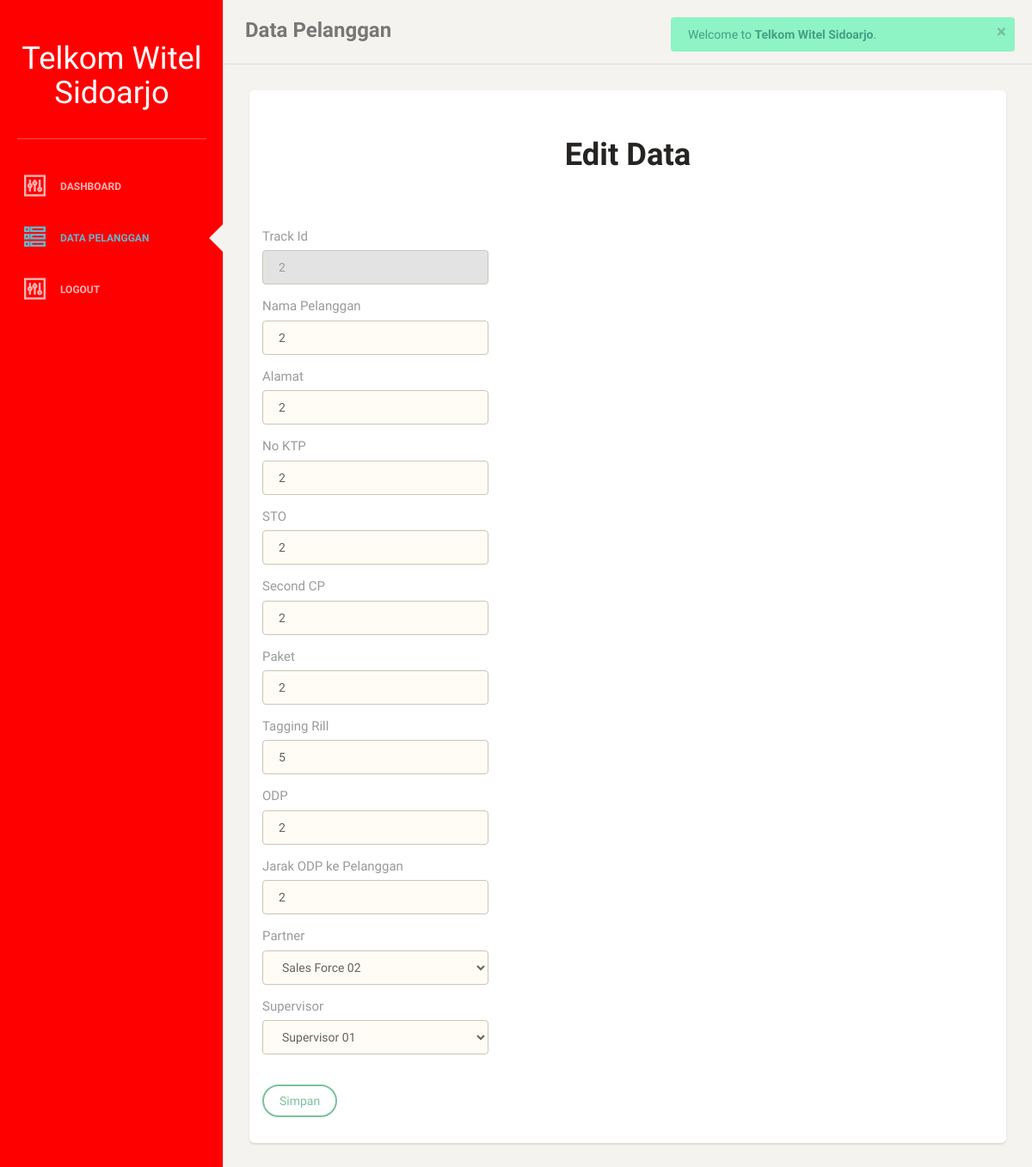
Before: /ag_edit.php?id=28 (signed in) with the older database file.
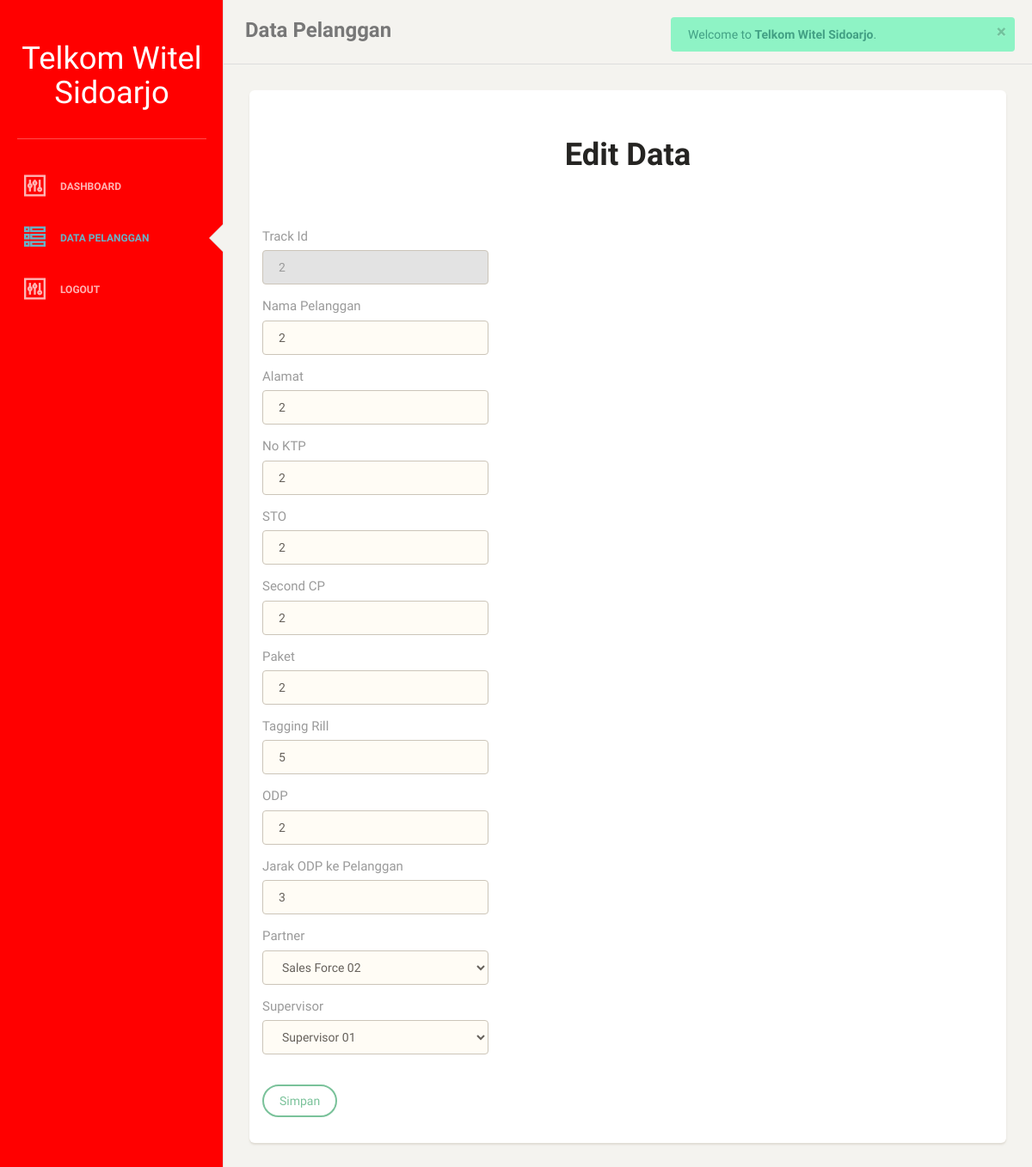
After: the same page with the newer database file.
### tables this page shows
CREATE TABLE `data_pelanggan` (
  `id` int(15) NOT NULL,
  `track_id` varchar(15) NOT NULL,
  `nama_pelanggan` varchar(25) NOT NULL,
  `alamat` varchar(50) NOT NULL,
  `ktp` varchar(20) NOT NULL,
  `sto` varchar(25) NOT NULL,
  `second_cp` varchar(25) NOT NULL,
  `paket` varchar(25) NOT NULL,
  `tagging_rill` varchar(25) NOT NULL,
  `odp` varchar(25) NOT NULL,
  `odp_ke_pelanggan` varchar(25) NOT NULL,
  `tgl_input` timestamp NOT NULL DEFAULT CURRENT_TIMESTAMP ON UPDATE CURRENT_TIMESTAMP,
  `no_sc` varchar(25) NOT NULL,
  `status_validasi` varchar(7) NOT NULL,
  `kategori_progress_psb` varchar(25) NOT NULL,
  `keterangan_progress_psb` varchar(50) NOT NULL,
  `alamat_rill_pelanggan` varchar(50) NOT NULL,
  `cp_rill_pelanggan` varchar(25) NOT NULL,
  `nama_teknisi` varchar(25) NOT NULL,
  `id_partner` int(11) NOT NULL DEFAULT '0',
  `id_spv` int(11) NOT NULL DEFAULT '0',
  `id_agency` int(11) NOT NULL DEFAULT '0'
);

CREATE TABLE `salesforce` (
  `id_salesforce` int(11) NOT NULL,
  `nama` varchar(100) NOT NULL,
  `username` varchar(100) NOT NULL,
  `password` varchar(100) NOT NULL,
  `akses` int(11) NOT NULL DEFAULT '3',
  `id_supervisor` int(11) NOT NULL
);

CREATE TABLE `supervisor` (
  `id_supervisor` int(11) NOT NULL,
  `nama` varchar(100) NOT NULL,
  `username` varchar(100) NOT NULL,
  `password` varchar(100) NOT NULL,
  `akses` int(11) NOT NULL DEFAULT '2',
  `id_agency` int(11) NOT NULL
);

### ag_edit.php (the view, shortened to what the changed rows need)
<?php
include("header.php");
require("koneksi.php");
$id = $_SESSION['id'];
$querySpv = "SELECT * FROM `supervisor` WHERE `id_agency` = $id";
$runQuerySpv = mysqli_query($con,$querySpv);
while ($dataSpv = mysqli_fetch_assoc($runQuerySpv)) {
    $kumpulanDataSpv[] = $dataSpv;
}
$queryPartner = "SELECT salesforce.id_salesforce as id_salesforce, salesforce.nama as nama FROM `salesforce` INNER JOIN `supervisor` ON salesforce.id_supervisor = supervisor.id_supervisor WHERE supervisor.id_agency = $id";
$runQueryPartner = mysqli_query($con,$queryPartner);
while ($dataPartner = mysqli_fetch_assoc($runQueryPartner)) {
    $kumpulanDataPartner[] = $dataPartner;
}
?>
<body>
    <?php
include("sidebar/sidebar_dataplg_ag.php");
if(isset($_GET['id'])){
?>
    <div class="main-panel">
        <nav class="navbar navbar-default">
            <div class="container-fluid">
                <div class="navbar-header">
                    <a class="navbar-brand" style="font-size:18pt">Data Pelanggan</a>
                </div>
                <div class="collapse navbar-collapse">
                </div>
            </div>
        </nav>
        <div class="content">
            <div class="container-fluid">
                <div class="row">
                    <div class="col-md-12">
                        <div class="card">
                            <div class="header">
                            </div>
                            <div class="content table-responsive table-full-width">
                                <table class="table table-striped">
                                    <div class="col-md-12">
                                        <div class="card card-plain">
                                            <div class="header">
                                                <h2 class="title">
                                                    <center><b>Edit Data</b></center>
                                                </h2>
                                            </div>
                                            <div class="content table-responsive table-full-width">
                                                <table class="table table-hover">
                                                    <tbody>
                                                        <?php
require("koneksi.php");
$id = $_GET['id'];
$query = "SELECT * FROM data_pelanggan WHERE id = '$id'";
$hasil = mysqli_query($con,$query);
$data  = mysqli_fetch_array($hasil);
$track_id = $data['track_id'];
$nama_pelanggan = $data['nama_pelanggan'];
$alamat = $data['alamat'];
$ktp = $data['ktp'];
$sto = $data['sto'];
$second_cp = $data['second_cp'];
$paket = $data['paket'];
$tagging_rill = $data['tagging_rill'];
$odp = $data['odp'];
$odp_ke_pelanggan = $data['odp_ke_pelanggan'];
$id_partner = $data['id_partner'];
$id_spv = $data['id_spv'];
?>
                                                        <form method='post' action='ag_update.php'
                                                            onsubmit='return confirm("Apakah data sudah benar?");'>
                                                            <div class='col-md-4'>
                                                                <div class='form-group'>
                                                                    <label>Track Id</label>
                                                                    <input type='text' class='form-control border-input'
                                                                        value='<?php echo $track_id ?>' disabled>
                                                                </div>
                                                                <div class='form-group'>
                                                                    <label>Nama Pelanggan</label>
                                                                    <input type='text' class='form-control border-input'
                                                                        name='nama_pelanggan'
                                                                        value='<?php echo $nama_pelanggan ?>'
                                                                        autocomplete="off" required>
                                                                </div>
                                                                <div class='form-group'>
                                                                    <label>Alamat</label>
                                                                    <input type='text' class='form-control border-input'
                                                                        name='alamat' value='<?php echo $alamat ?>'
                                                                        autocomplete="off" required>
                                                                </div>
                                                                <div class='form-group'>
                                                                    <label>No KTP</label>
                                                                    <input type='text' class='form-control border-input'
                                                                        name='ktp' value='<?php echo $ktp ?>'
                                                                        autocomplete="off" required>
                                                                </div>
                                                                <div class='form-group'>
                                                                    <label>STO</label>
                                                                    <input type='text' class='form-control border-input'
                                                                        name='sto' value='<?php echo $sto ?>'
                                                                        autocomplete="off" required>
                                                                </div>
                                                                <div class='form-group'>
                                                                    <label>Second CP</label>
                                                                    <input type='text' class='form-control border-input'
                                                                        name='second_cp'
                                                                        value='<?php echo $second_cp ?>'
                                                                        autocomplete="off" required>
                                                                </div>
                                                                <div class='form-group'>
                                                                    <label>Paket</label>
                                                                    <input type='text' class='form-control border-input'
                                                                        name='paket' value='<?php echo $paket ?>'
                                                                        autocomplete="off" required>
                                                                </div>
                                                                <div class='form-group'>
                                                                    <label>Tagging Rill</label>
                                                                    <input type='text' class='form-control border-input'
                                                                        name='tagging_rill'
                                                                        value='<?php echo $tagging_rill ?>'
                                                                        autocomplete="off" required>
                                                                </div>
                                                                <div class='form-group'>
                                                                    <label>ODP</label>
                                                                    <input type='text' class='form-control border-input'
                                                                        name='odp' value='<?php echo $odp ?>'
                                                                        autocomplete="off" required>
                                                                </div>
                                                                <div class='form-group'>
                                                                    <label>Jarak ODP ke Pelanggan</label>
                                                                    <input type='text' class='form-control border-input'
                                                                        name='odp_ke_pelanggan'
                                                                        value='<?php echo $odp_ke_pelanggan ?>'
                                                                        autocomplete="off" required>
                                                                </div>
                                                                <div class='form-group'>
                                                                    <label>Partner</label>
                                                                        <select class="form-control border-input" name="id_partner" autocomplete="off" required>
                                                                        <?php foreach($kumpulanDataPartner as $partner) : ?>
                                                                            <option value="<?=$partner['id_salesforce'] ?> " <?php if($id_partner == $partner['id_salesforce']): echo 'selected'; endif;?>><?= $partner['nama'] ?></option>
                                                                        <?php endforeach ?>
                                                                        </select>
                                                                </div>
                                                                <div class='form-group'>
                                                                    <label>Supervisor</label>
                                                                        <select class="form-control border-input" name="id_spv" autocomplete="off" required>
                                                                        <?php foreach($kumpulanDataSpv as $spv) : ?>
                                                                            <option value="<?=$spv['id_supervisor'] ?> " <?php if($id_spv == $spv['id_supervisor']): echo 'selected'; endif;?>><?= $spv['nama'] ?></option>
                                                                        <?php endforeach ?>
                                                                        </select>
                                                                </div>
                                                                <br>
                                                                <button type="submit" class="btn btn-success"
                                                                    name='btn-update'>Simpan</button>
                                                            </div>
                                                        </form>
                                                    </tbody>
                                                </table>
                                            </div>
                                        </div>
                                    </div>
                            </div>
                        </div>
                    </div>
                    <?php
include("footer.php");
}
?>

Changed rows visible on the page:
changed data_pelanggan "Sales Force 02": odp_ke_pelanggan "2" → "3"
